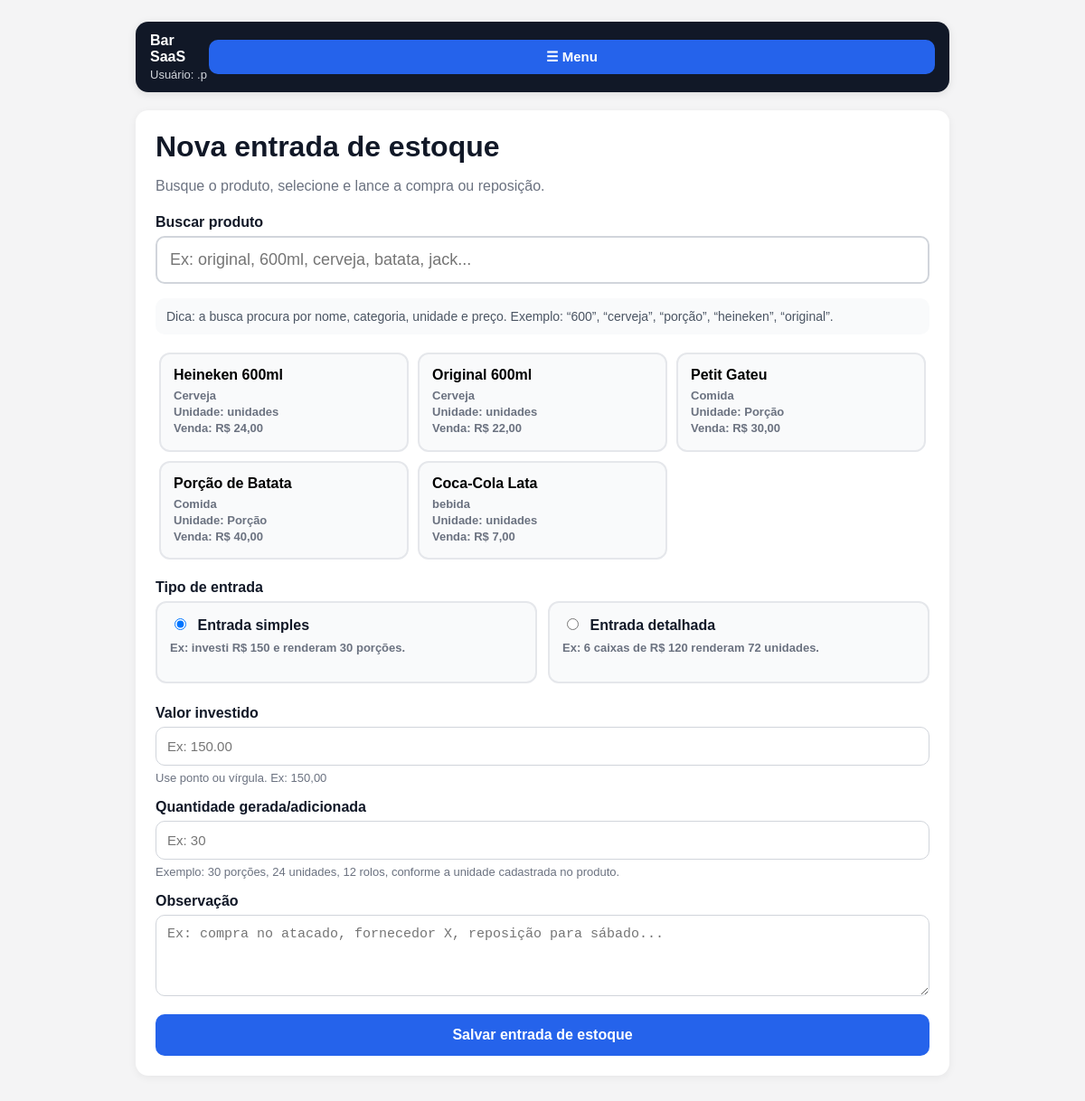
The app's page /estoque/entrada/ (signed in) with its own data.
### products/models.py (models this page shows, shortened)
class Product(models.Model):
    PRODUCT_TYPES = [
        ("sale", "Produto de venda"),
        ("internal_use", "Uso interno"),
        ("both", "Venda e uso interno"),
    ]
    company = models.ForeignKey(Company, on_delete=models.CASCADE)
    name = models.CharField(max_length=120)
    category = models.CharField(max_length=80, blank=True, null=True)
    product_type = models.CharField(max_length=30, choices=PRODUCT_TYPES, default="sale")
    unit = models.ForeignKey(Unit, on_delete=models.PROTECT)
    sale_price = models.DecimalField(
        max_digits=10,
        decimal_places=2,
        default=0,
        help_text="Preço cobrado por unidade vendida. Exemplo: R$ 28 por porção.",
    )
    active = models.BooleanField(default=True)
    minimum_quantity = models.DecimalField(
        max_digits=10,
        decimal_places=2,
        default=0,
        help_text="Quantidade mínima para alerta de estoque baixo.",
    )
    created_at = models.DateTimeField(auto_now_add=True)
    class Meta:
        verbose_name = "Produto"
        verbose_name_plural = "Produtos"
        ordering = ["name"]

class Unit(models.Model):
    company = models.ForeignKey(Company, on_delete=models.CASCADE)
    name = models.CharField(max_length=50)
    symbol = models.CharField(max_length=20)
    class Meta:
        verbose_name = "Unidade"
        verbose_name_plural = "Unidades"
        unique_together = ("company", "symbol")
        ordering = ["name"]
    def __str__(self):
        return self.symbol

### products/views.py (the view, shortened to what this page needs)
# urls.py: path("estoque/entrada/", views.stock_entry_create, name="stock_entry_create"),
@login_required
def stock_entry_create(request):
    if not can_create_stock_entry(request.user):
        messages.warning(request, "Você não tem permissão para inserir estoque.")
        return redirect("products:stock_dashboard")
    company = get_user_company(request.user)
    products = (
        Product.objects
        .filter(company=company, active=True)
        .select_related("unit")
        .order_by("category", "name")
    )
    return render(
        request,
        "products/stock_entry_form.html",
        {
            "products": products,
        },
    )

### accounts/context_processors.py (called while the page is built)
def menu_context(request):
    user = request.user
    if not user.is_authenticated:
        return {
            "menu_permissions": {
                "is_authenticated": False,
            }
        }
    return {
        "menu_permissions": {
            "is_authenticated": True,
            "username": user.username,
            "can_access_pdv": can_access_pdv(user),
            "can_view_orders_panel": can_view_orders_panel(user),
            "can_view_stock": can_view_stock(user),
            "can_create_stock_entry": can_create_stock_entry(user),
            "can_access_admin": user.is_staff or user.is_superuser,
            "can_manage_users": can_manage_users(user),
            "can_adjust_stock": can_adjust_stock(user),
        }
    }

### accounts/permissions.py (called while the page is built, shortened)
def get_user_profile(user):
    if not user.is_authenticated:
        return None
    return getattr(user, "profile", None)

def get_user_company(user):
    profile = get_user_profile(user)
    if profile:
        return profile.company
    if user.is_superuser:
        return Company.objects.filter(active=True).first()
    return None

def has_permission(user, permission_name):
    if not user.is_authenticated:
        return False
    if user.is_superuser:
        return True

def can_access_pdv(user):
    return has_permission(user, "can_access_pdv")

def can_view_orders_panel(user):
    return has_permission(user, "can_view_orders_panel")

def can_view_stock(user):
    return has_permission(user, "can_view_stock")

def can_create_stock_entry(user):
    return has_permission(user, "can_create_stock_entry")

def can_adjust_stock(user):
    return has_permission(user, "can_adjust_stock")

def can_manage_users(user):
    return has_permission(user, "can_manage_users")

### templates/products/stock_entry_form.html (shortened to what this page needs)
<!DOCTYPE html>
<html lang="pt-br">
<head>
</head>
<body>
    <div class="container">
       {% include "includes/main_menu.html" %}
        <div class="card">
            <h1>Nova entrada de estoque</h1>
            <p class="subtitle">
                Busque o produto, selecione e lance a compra ou reposição.
            </p>
            <form method="post" onsubmit="return validateSelectedProduct()">
                <label for="product_search">Buscar produto</label>
                <input
                    type="text"
                    id="product_search"
                    class="search-input"
                    placeholder="Ex: original, 600ml, cerveja, batata, jack..."
                    autocomplete="off"
                    oninput="filterProducts()"
                >
                <div class="quick-tips">
                    Dica: a busca procura por nome, categoria, unidade e preço.
                    Exemplo: “600”, “cerveja”, “porção”, “heineken”, “original”.
                </div>
                <div class="product-results" id="product_results">
                    {% for product in products %}
                        <button
                            type="button"
                            class="product-card"
                            data-id="{{ product.id }}"
                            data-name="{{ product.name|escapejs }}"
                            data-category="{{ product.category|default:'Sem categoria'|escapejs }}"
                            data-unit="{{ product.unit|escapejs }}"
                            data-price="{{ product.sale_price|floatformat:2 }}"
                            data-search="{{ product.name|lower }} {{ product.category|default:''|lower }} {{ product.unit|lower }} {{ product.sale_price }}"
                            onclick="selectProduct(this)"
                        >
                            <div class="product-name">{{ product.name }}</div>
                            <div class="product-meta">
                                {{ product.category|default:"Sem categoria" }}<br>
                                Unidade: {{ product.unit }}<br>
                                Venda: R$ {{ product.sale_price|floatformat:2 }}
                            </div>
                        </button>
                    {% empty %}
                        <p>Nenhum produto ativo cadastrado.</p>
                    {% endfor %}
                </div>
                <label>Tipo de entrada</label>
                <div class="mode-box">
                    <label class="mode-option">
                        <input type="radio" name="entry_mode" value="simple" checked onchange="toggleMode()">
                        Entrada simples
                        <div class="help" style="margin-top: 8px;">
                            Ex: investi R$ 150 e renderam 30 porções.
                        </div>
                    </label>
                    <label class="mode-option">
                        <input type="radio" name="entry_mode" value="detailed" onchange="toggleMode()">
                        Entrada detalhada
                        <div class="help" style="margin-top: 8px;">
                            Ex: 6 caixas de R$ 120 renderam 72 unidades.
                        </div>
                    </label>
                </div>
                <div id="simple-fields">
                    <label for="total_cost">Valor investido</label>
                    <input type="text" name="total_cost" id="total_cost" placeholder="Ex: 150.00">
                    <div class="help">Use ponto ou vírgula. Ex: 150,00</div>
                </div>
                <label for="quantity_added">Quantidade gerada/adicionada</label>
                <input type="text" name="quantity_added" id="quantity_added" required placeholder="Ex: 30">
                <div class="help">
                    Exemplo: 30 porções, 24 unidades, 12 rolos, conforme a unidade cadastrada no produto.
                </div>
                <label for="notes">Observação</label>
                <textarea name="notes" id="notes" placeholder="Ex: compra no atacado, fornecedor X, reposição para sábado..."></textarea>
                <button type="submit" id="submit_button">
                    Salvar entrada de estoque
                </button>
            </form>
        </div>
    </div>
</body>
</html>

### templates/includes/main_menu.html (shortened to what this page needs)
<div class="app-topbar">
    <div>
        <div class="app-brand">Bar SaaS</div>
        {% if menu_permissions.is_authenticated %}
            <div class="app-user">
                Usuário: {{ menu_permissions.username }}
            </div>
        {% endif %}
    </div>
    <button type="button" class="menu-button" onclick="toggleMainMenu()">
        ☰ Menu
    </button>
</div>

### templates/products/stock_entry_form.html (style rules this page uses)
body { font-family: Arial, sans-serif; background: #f4f4f5; margin: 0; padding: 24px; color: #111827; }
.container { max-width: 900px; margin: 0 auto; }
.card { background: white; border-radius: 14px; padding: 22px; box-shadow: 0 2px 10px rgba(0,0,0,0.06); margin-bottom: 18px; }
h1 { margin-top: 0; margin-bottom: 6px; }
.subtitle { color: #6b7280; margin-bottom: 22px; }
label { display: block; font-weight: bold; margin-bottom: 6px; }
input, textarea { width: 100%; box-sizing: border-box; padding: 12px; border: 1px solid #d1d5db; border-radius: 10px; font-size: 15px; margin-bottom: 16px; }
textarea { min-height: 90px; resize: vertical; }
.search-input { font-size: 18px; padding: 14px; border: 2px solid #d1d5db; }
.product-results { display: grid; grid-template-columns: repeat(auto-fill, minmax(210px, 1fr)); gap: 10px; max-height: 320px; overflow-y: auto; padding: 4px; margin-bottom: 18px; }
.product-card { border: 2px solid #e5e7eb; background: #f9fafb; border-radius: 12px; padding: 14px; cursor: pointer; text-align: left; transition: 0.15s; }
.product-name { color: #000; font-weight: bold; margin-bottom: 5px; }
.product-meta { color: #6b7280; font-size: 13px; line-height: 1.4; }
.mode-box { display: grid; grid-template-columns: 1fr 1fr; gap: 12px; margin-bottom: 18px; }
.mode-option { border: 2px solid #e5e7eb; border-radius: 12px; padding: 14px; cursor: pointer; background: #f9fafb; }
.mode-option input { width: auto; margin-right: 8px; margin-bottom: 0; }
.help { color: #6b7280; font-size: 13px; margin-top: -10px; margin-bottom: 16px; }
button { width: 100%; border: none; background: #2563eb; color: white; border-radius: 10px; padding: 14px; font-size: 16px; font-weight: bold; cursor: pointer; }
.quick-tips { background: #f9fafb; border-radius: 10px; padding: 12px; color: #4b5563; font-size: 14px; margin-bottom: 16px; }

### templates/includes/main_menu.html (style rules this page uses)
.app-topbar { background: #111827; color: white; padding: 12px 16px; border-radius: 14px; margin-bottom: 20px; display: flex; justify-content: space-between; align-items: center; position: relative; box-shadow: 0 2px 10px rgba(0,0,0,0.10); }
.app-brand { font-weight: bold; font-size: 16px; }
.app-user { color: #d1d5db; font-size: 13px; margin-top: 3px; }
.menu-button { border: none; background: #2563eb; color: white; border-radius: 10px; padding: 10px 12px; font-weight: bold; cursor: pointer; font-size: 15px; }

### records on screen
Product: name "Heineken 600ml", category "Cerveja", unit "unidades", sale_price "24,00"
Product: name "Original 600ml", category "Cerveja", unit "unidades", sale_price "22,00"
Product: name "Petit Gateu", category "Comida", unit "Porção", sale_price "30,00"
Product: name "Porção de Batata", category "Comida", unit "Porção", sale_price "40,00"
Product: name "Coca-Cola Lata", category "bebida", unit "unidades", sale_price "7,00"

### other values on screen
{{ menu_permissions.username }} ".p"
